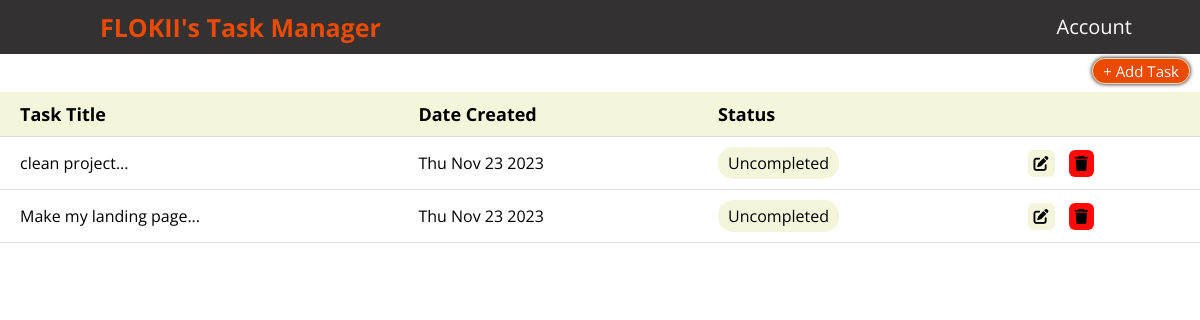
Page /dashboard (signed in) on the earlier database version.
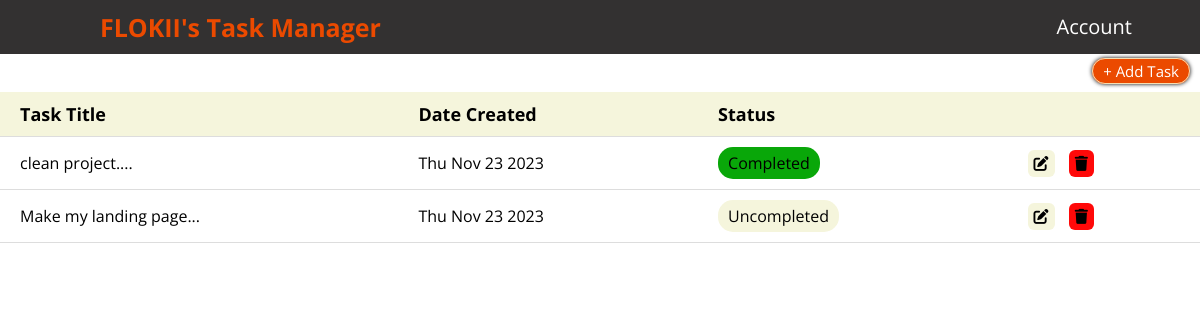
Same page on the later database version.
### app/models.py (models this page shows, shortened)
class User(db.Model, UserMixin):
    id = db.Column(db.Integer, primary_key=True)
    username = db.Column(db.String(20), unique=True, nullable=False)
    email = db.Column(db.String(120), unique=True, nullable=False)
    password = db.Column(db.String(120), nullable=False)
    image_file = db.Column(db.String(20), nullable=False, default='default.jpg')
    tasks = db.relationship('Task', backref='user', lazy=True)

class Task(db.Model):
    id = db.Column(db.Integer, primary_key=True)
    title = db.Column(db.String(100), nullable=False)
    description = db.Column(db.Text, nullable=True)
    resources = db.Column(db.Text, nullable=True)
    challenges = db.Column(db.Text, nullable=True)
    achievements = db.Column(db.Text, nullable=True)
    created_date = db.Column(db.DateTime, nullable=False, default=datetime.utcnow)
    completed = db.Column(db.Boolean, default=False)
    user_id = db.Column(db.Integer, db.ForeignKey('user.id'), nullable=False)

### app/tasks/routes.py (the view)
@tasks.route('/dashboard')
@login_required
def dashboard():
    user = User.query.filter_by(username=current_user.username).first().tasks
    return render_template('dashboard.html', title='Dashboard', user=user)

### app/models.py (called while the page is built)
@login.user_loader
def load_user(user_id):
    return User.query.get(int(user_id))

### app/templates/dashboard.html (shortened to what this page needs)
{% extends "home.html" %}
{%  block styles %}
<link rel="stylesheet" href="{{ url_for('static', filename='css/dashboard.css') }}">
{% endblock %}
{% block body %}
<nav>
    <label class="logo">{{ current_user.username }}'s Task Manager</label>
    <ul>
      <li><a class="active" href="{{ url_for('users.account') }}">Account</a></li>
    </ul>
</nav>
<div class="table">
  <div class="table_header">
    <div>
      <a class="add_new" href="{{ url_for('tasks.add_task') }}">+ Add Task</a>
   </div>
  </div>
  <div class="table_section">
      <table>
          <thead>
              <tr>
                  <th>Task Title</th>
                  <th>Date Created</th>
                  <th>Status</th>
                  <th></th>
              </tr>
          </thead>
          <tbody>
            {% if user %}
                {% for task in user %}
                    <tr>
                        <td><a class="task" href="{{ url_for('tasks.task', task_id=task.id) }}">{{ task.title }}...</a></td>
                        <td>{{ task.created_date.strftime('%a %b %d %Y') }}</td>
                        <td>
                          <button class="toggleButton {% if task.completed %}completed{% endif %}" onclick="toggleStatus(this, '{{ task.id }}')">
                              {% if task.completed %}
                                  Completed
                              {% else %}
                                  Uncompleted
                              {% endif %}
                          </button>
                        </td>
                        <td>
                          <form class="form-display" action="{{ url_for('tasks.edit_task', task_id=task.id)}}">
                            <button class= "button-1" type="submit">
                              <i class="fa-solid fa-pen-to-square"></i>
                            </button>
                          </form>
                          <form class="form-display" action="{{ url_for('tasks.delete_task', task_id=task.id)}}" method="POST">
                            <button class= "button-2" type="submit" onclick="if (!confirm('Are you sure you want to Delete?')) { return false }">
                              <i class="fa-solid fa-trash"></i>
                            </button>
                          </form>
                      </td>
                    </tr>
                {% endfor %}
            {% endif %}
          </tbody>
      </table>
  </div>
</div>
{% endblock %}

### app/templates/home.html (shortened to what this page needs)
<!DOCTYPE html>
<html lang="en" dir="ltr">
  <head>
    {% block styles %}{% endblock %}
   </head>
{% block body %}{% endblock %}
</html>

### app/static/css/dashboard.css (style rules this page uses)
* { margin: 0; padding: 0; box-sizing: border-box; font-family: 'Open Sans', sans-serif; }
nav { position: fixed; width: 100%; padding: 10px 0; z-index: 3; background-color:rgb(51, 49, 49); }
nav ul { float: right; margin-right: 50px; }
nav ul li { display: inline-block; margin: 3px 3px; list-style: none; }
nav ul li a { text-decoration: none; font-size: 15px; padding: 8px 15px; border-radius: 5px; transition: all 0.3s ease; }
.active { color: white; transition: .5s; font-size: 20px; }
label.logo { text-decoration: none; color: #eb4a00; text-shadow: 3px; font-size: 25px; font-weight:700; padding: 10px 100px; }
.table { width: 100%; align-items: center; }
.table_header { display: flex; justify-content: space-between; justify-content: end; padding-top: 60px; padding-bottom: 10px; }
.toggleButton { outline: none; border: none; border-radius: 15px; cursor: pointer; padding: 5px 10px; margin-right: 10px; color:black; font-size: 16px; background-color: beige; }
.toggleButton.completed { background-color: rgb(9, 167, 9); }
.form-display { display: inline; }
.button-1 { background-color: beige; margin-right: 10px; border-radius: 6px; border: none; }
.button-2 { background-color: rgb(255, 9, 9); border-radius: 6px; border: none; }
i { color: #000; padding: 6px; font-size: 15px; }
.add_new { padding: 2px 10px; min-width: 60px; height: 30px; color: white; background-color: #eb4a00; border: 1px solid wheat; border-radius: 30px; box-shadow: 0px 0px 4px 0px black; text-decoration: none; font-size: 15px; white-space: nowrap; margin-right: 10px; }
.table_section { height: 500px; overflow: auto; }
table { width: 100%; table-layout: abso; min-width: 700px; border-collapse: collapse; }
thead th { position: sticky; top: 0; background-color: beige; color: black; font-size: 18px; }
th,td { border-bottom: 1px solid #dddddd; padding: 10px 20px; word-break: break-all; text-align: left; }
::placeholder { color: black; }
.task { text-decoration: none; color: #000; }

Differences in the rows shown:
changed Task: title "clean project" → "clean project."; completed "Uncompleted" → "Completed"
